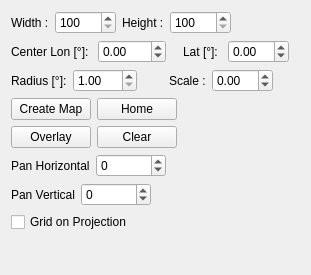
              <widget class="QWidget" name="pageStereographic">
               <property name="geometry">
                <rect>
                 <x>0</x>
                 <y>0</y>
                 <width>311</width>
                 <height>275</height>
                </rect>
               </property>
               <attribute name="label">
                <string>Stereographic</string>
               </attribute>
               <layout class="QVBoxLayout" name="verticalLayout_12">
                <item>
                 <layout class="QHBoxLayout" name="horizontalLayout_21">
                  <item>
                   <widget class="QLabel" name="label_7">
                    <property name="text">
                     <string>Width :</string>
                    </property>
                   </widget>
                  </item>
                  <item>
                   <widget class="QSpinBox" name="spbSGMapWidth">
                    <property name="minimum">
                     <number>100</number>
                    </property>
                    <property name="maximum">
                     <number>10000</number>
                    </property>
                   </widget>
                  </item>
                  <item>
                   <widget class="QLabel" name="label_18">
                    <property name="text">
                     <string>Height :</string>
                    </property>
                   </widget>
                  </item>
                  <item>
                   <widget class="QSpinBox" name="spbSGMapHeight">
                    <property name="minimum">
                     <number>100</number>
                    </property>
                    <property name="maximum">
                     <number>10000</number>
                    </property>
                   </widget>
                  </item>
                  <item>
                   <spacer name="horizontalSpacer_52">
                    <property name="orientation">
                     <enum>Qt::Horizontal</enum>
                    </property>
                    <property name="sizeHint" stdset="0">
                     <size>
                      <width>40</width>
                      <height>20</height>
                     </size>
                    </property>
                   </spacer>
                  </item>
                 </layout>
                </item>
                <item>
                 <layout class="QHBoxLayout" name="horizontalLayout_46">
                  <item>
                   <widget class="QLabel" name="label_15">
                    <property name="text">
                     <string>Center Lon [°]: </string>
                    </property>
                   </widget>
                  </item>
                  <item>
                   <widget class="QDoubleSpinBox" name="spbSGlon">
                    <property name="maximumSize">
                     <size>
                      <width>70</width>
                      <height>16777215</height>
                     </size>
                    </property>
                    <property name="wrapping">
                     <bool>true</bool>
                    </property>
                    <property name="minimum">
                     <double>-180.000000000000000</double>
                    </property>
                    <property name="maximum">
                     <double>180.000000000000000</double>
                    </property>
                   </widget>
                  </item>
                  <item>
                   <spacer name="horizontalSpacer_54">
                    <property name="orientation">
                     <enum>Qt::Horizontal</enum>
                    </property>
                    <property name="sizeHint" stdset="0">
                     <size>
                      <width>40</width>
                      <height>20</height>
                     </size>
                    </property>
                   </spacer>
                  </item>
                  <item>
                   <widget class="QLabel" name="label_14">
                    <property name="text">
                     <string>Lat [°]: </string>
                    </property>
                   </widget>
                  </item>
                  <item>
                   <widget class="QDoubleSpinBox" name="spbSGlat">
                    <property name="maximumSize">
                     <size>
                      <width>70</width>
                      <height>16777215</height>
                     </size>
                    </property>
                    <property name="minimum">
                     <double>-90.000000000000000</double>
                    </property>
                    <property name="maximum">
                     <double>90.000000000000000</double>
                    </property>
                   </widget>
                  </item>
                  <item>
                   <spacer name="horizontalSpacer_187">
                    <property name="orientation">
                     <enum>Qt::Horizontal</enum>
                    </property>
                    <property name="sizeHint" stdset="0">
                     <size>
                      <width>40</width>
                      <height>20</height>
                     </size>
                    </property>
                   </spacer>
                  </item>
                 </layout>
                </item>
                <item>
                 <layout class="QHBoxLayout" name="horizontalLayout_45">
                  <item>
                   <widget class="QLabel" name="label_31">
                    <property name="text">
                     <string>Radius [°]:</string>
                    </property>
                   </widget>
                  </item>
                  <item>
                   <widget class="QDoubleSpinBox" name="spbSGRadius">
                    <property name="minimum">
                     <double>1.000000000000000</double>
                    </property>
                    <property name="maximum">
                     <double>180.000000000000000</double>
                    </property>
                   </widget>
                  </item>
                  <item>
                   <spacer name="horizontalSpacer_59">
                    <property name="orientation">
                     <enum>Qt::Horizontal</enum>
                    </property>
                    <property name="sizeHint" stdset="0">
                     <size>
                      <width>40</width>
                      <height>20</height>
                     </size>
                    </property>
                   </spacer>
                  </item>
                  <item>
                   <widget class="QLabel" name="label_28">
                    <property name="text">
                     <string>Scale :</string>
                    </property>
                   </widget>
                  </item>
                  <item>
                   <widget class="QDoubleSpinBox" name="spbSGScale">
                    <property name="maximumSize">
                     <size>
                      <width>70</width>
                      <height>16777215</height>
                     </size>
                    </property>
                    <property name="minimum">
                     <double>-90.000000000000000</double>
                    </property>
                    <property name="maximum">
                     <double>90.000000000000000</double>
                    </property>
                    <property name="singleStep">
                     <double>0.100000000000000</double>
                    </property>
                   </widget>
                  </item>
                  <item>
                   <spacer name="horizontalSpacer_188">
                    <property name="orientation">
                     <enum>Qt::Horizontal</enum>
                    </property>
                    <property name="sizeHint" stdset="0">
                     <size>
                      <width>40</width>
                      <height>20</height>
                     </size>
                    </property>
                   </spacer>
                  </item>
                 </layout>
                </item>
                <item>
                 <layout class="QHBoxLayout" name="horizontalLayout_48">
                  <item>
                   <widget class="QPushButton" name="btnCreateStereo">
                    <property name="text">
                     <string>Create Map</string>
                    </property>
                   </widget>
                  </item>
                  <item>
                   <widget class="QPushButton" name="btnSGHome">
                    <property name="text">
                     <string>Home</string>
                    </property>
                   </widget>
                  </item>
                  <item>
                   <spacer name="horizontalSpacer_62">
                    <property name="orientation">
                     <enum>Qt::Horizontal</enum>
                    </property>
                    <property name="sizeHint" stdset="0">
                     <size>
                      <width>40</width>
                      <height>20</height>
                     </size>
                    </property>
                   </spacer>
                  </item>
                 </layout>
                </item>
                <item>
                 <layout class="QHBoxLayout" name="horizontalLayout_47">
                  <item>
                   <widget class="QPushButton" name="btnOverlayProjectionSG">
                    <property name="text">
                     <string>Overlay</string>
                    </property>
                   </widget>
                  </item>
                  <item>
                   <widget class="QPushButton" name="btnSGClearMap">
                    <property name="text">
                     <string>Clear</string>
                    </property>
                   </widget>
                  </item>
                  <item>
                   <spacer name="horizontalSpacer_61">
                    <property name="orientation">
                     <enum>Qt::Horizontal</enum>
                    </property>
                    <property name="sizeHint" stdset="0">
                     <size>
                      <width>40</width>
                      <height>20</height>
                     </size>
                    </property>
                   </spacer>
                  </item>
                 </layout>
                </item>
                <item>
                 <layout class="QHBoxLayout" name="horizontalLayout_51">
                  <item>
                   <widget class="QLabel" name="label_30">
                    <property name="text">
                     <string>Pan Horizontal</string>
                    </property>
                   </widget>
                  </item>
                  <item>
                   <widget class="QSpinBox" name="spbSGPanHorizon">
                    <property name="minimumSize">
                     <size>
                      <width>70</width>
                      <height>0</height>
                     </size>
                    </property>
                    <property name="minimum">
                     <number>-5000</number>
                    </property>
                    <property name="maximum">
                     <number>5000</number>
                    </property>
                    <property name="singleStep">
                     <number>10</number>
                    </property>
                   </widget>
                  </item>
                  <item>
                   <spacer name="horizontalSpacer_65">
                    <property name="orientation">
                     <enum>Qt::Horizontal</enum>
                    </property>
                    <property name="sizeHint" stdset="0">
                     <size>
                      <width>40</width>
                      <height>20</height>
                     </size>
                    </property>
                   </spacer>
                  </item>
                 </layout>
                </item>
                <item>
                 <layout class="QHBoxLayout" name="horizontalLayout_49">
                  <item>
                   <widget class="QLabel" name="label_29">
                    <property name="text">
                     <string>Pan Vertical</string>
                    </property>
                   </widget>
                  </item>
                  <item>
                   <widget class="QSpinBox" name="spbSGPanVert">
                    <property name="minimumSize">
                     <size>
                      <width>70</width>
                      <height>0</height>
                     </size>
                    </property>
                    <property name="minimum">
                     <number>-5000</number>
                    </property>
                    <property name="maximum">
                     <number>5000</number>
                    </property>
                    <property name="singleStep">
                     <number>10</number>
                    </property>
                   </widget>
                  </item>
                  <item>
                   <spacer name="horizontalSpacer_63">
                    <property name="orientation">
                     <enum>Qt::Horizontal</enum>
                    </property>
                    <property name="sizeHint" stdset="0">
                     <size>
                      <width>40</width>
                      <height>20</height>
                     </size>
                    </property>
                   </spacer>
                  </item>
                 </layout>
                </item>
                <item>
                 <widget class="QCheckBox" name="chkSGGridOnProj">
                  <property name="text">
                   <string>Grid on Projection</string>
                  </property>
                 </widget>
                </item>
                <item>
                 <spacer name="verticalSpacer_5">
                  <property name="orientation">
                   <enum>Qt::Vertical</enum>
                  </property>
                  <property name="sizeHint" stdset="0">
                   <size>
                    <width>20</width>
                    <height>252</height>
                   </size>
                  </property>
                 </spacer>
                </item>
               </layout>
              </widget>
